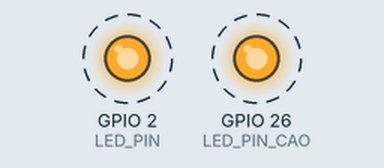
Simulated run of this sketch. Board: ESP32. Parts: output pins drawn as LEDs (lit = HIGH). Dashed ring = blinking. What the sketch prints to the serial monitor is not drawn.

Above: at 0.5 s.
Timing chart, 0 to 4.6 s (numbered marks = the images above):
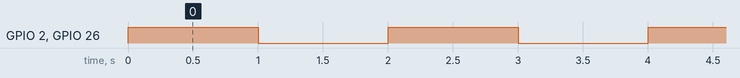

Measured:
- by itself, GPIO 2 (LED_PIN), GPIO 26 (LED_PIN_CAO): alternates HIGH for 1.0 s and LOW for 1.0 s

The sketch:

lab02.ino
```cpp
// 定义板载LED引脚，避免使用"魔法数字"
#define LED_PIN 2
#define LED_PIN_CAO 26

void setup() {
  // 初始化串口通信
  Serial.begin(115200);
  // 初始化板载LED引脚为输出模式
  pinMode(LED_PIN, OUTPUT);
  pinMode(LED_PIN_CAO, OUTPUT);
}

void loop() {
  Serial.println("Hello ESP32!");
  digitalWrite(LED_PIN, HIGH);   // 点亮LED
  digitalWrite(LED_PIN_CAO, HIGH);   // 点亮LED
  delay(1000);                   // 等待1秒
  digitalWrite(LED_PIN, LOW);    // 熄灭LED
  digitalWrite(LED_PIN_CAO, LOW);    // 熄灭LED
  delay(1000);              // 等待1秒
}
```
